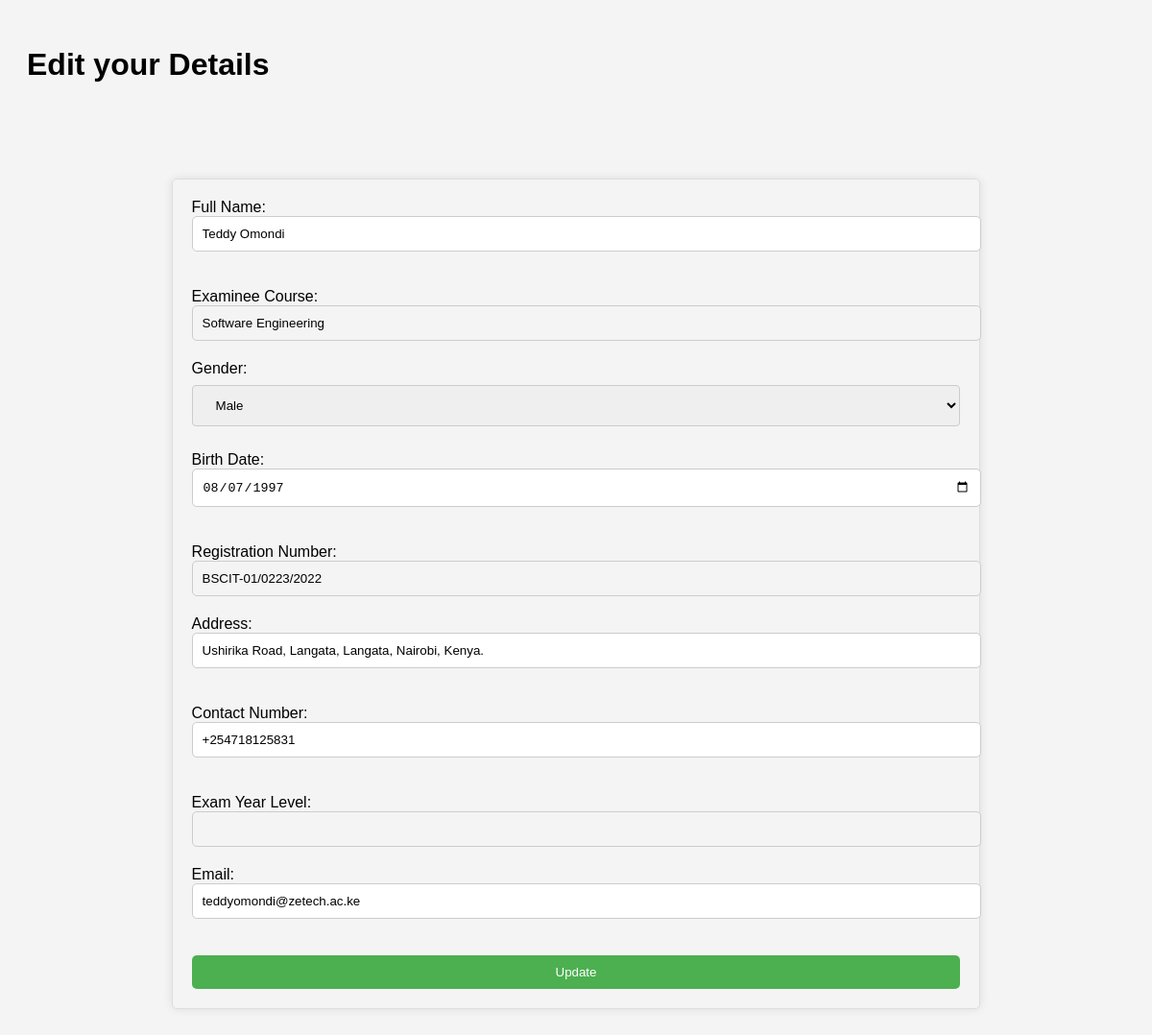
Screenshot of /pages/edit_examinee_info.php (signed in) with the database file from the repository.
### tables this page shows
CREATE TABLE `examinee_tbl` (
  `exmne_id` int(11) NOT NULL,
  `exmne_fullname` varchar(1000) NOT NULL,
  `exmne_course` varchar(1000) NOT NULL,
  `exmne_gender` varchar(1000) NOT NULL,
  `exmne_birthdate` varchar(1000) NOT NULL,
  `reg_no` varchar(255) NOT NULL,
  `address` varchar(255) NOT NULL,
  `contact_no` varchar(20) NOT NULL,
  `exmne_year_level` varchar(1000) NOT NULL,
  `exmne_email` varchar(1000) NOT NULL,
  `exmne_password` varchar(1000) NOT NULL,
  `exmne_status` varchar(1000) NOT NULL DEFAULT 'active',
  `last_login` timestamp NOT NULL DEFAULT CURRENT_TIMESTAMP ON UPDATE CURRENT_TIMESTAMP
);

### pages/edit_examinee_info.php (the view, shortened to what this page needs)
<!DOCTYPE html>
<html lang="en">
<head>
</head>
<body>
<div class="app-main__outer">
        <div class="app-main__inner">
        <h1 class = "text-center">Edit your Details</h1>
    <form action="pages/update_examinee_info.php" method="post">
    <?php
require_once('database.php');
        if (isset($_SESSION['reg_no'])) {
            $reg_no = $_SESSION['reg_no'];
            $sql = "SELECT * FROM examinee_tbl WHERE reg_no = '$reg_no'";
            $result = $conn->query($sql);
            if ($result) {
                $row = $result->fetch_assoc();
                if ($row) {
                    echo '<label for="fullname">Full Name:</label><br>';
                    echo '<input type="text" id="fullname" name="fullname" value="' . $row['exmne_fullname'] . '" required><br><br>';
                    echo '<label for="course">Examinee Course:</label><br>';
                    echo '<input type="text" id="course" name="course" value="' . $row['exmne_course'] . '"  readonly title="You are not allowed to edit this field!><br><br>';
                    echo '<label for="gender">Gender:</label><br>';
                    echo '<select id="gender" name="gender" required>';
                    echo '<option value="Male" ' . ($row['exmne_gender'] === 'Male' ? 'selected' : '') . '>Male</option>';
                    echo '</select><br><br>';
                    echo '<label for="birthdate">Birth Date:</label><br>';
                    echo '<input type="date" id="birthdate" name="birthdate" value="' . $row['exmne_birthdate'] . '" required><br><br>';
                    echo '<label for="reg_no">Registration Number:</label><br>';
                    echo '<input type="text" id="reg_no" name="reg_no" value="' . $row['reg_no'] . '"  readonly title="You are not allowed to edit this field!><br><br>';
                    echo '<label for="address">Address:</label><br>';
                    echo '<input type="text" id="address" name="address" value="' . $row['address'] . '" required><br><br>';
                    echo '<label for="contact_no">Contact Number:</label><br>';
                    echo '<input type="text" id="contact_no" name="contact_no" value="' . $row['contact_no'] . '" required><br><br>';
                    echo '<label for="year_level">Exam Year Level:</label><br>';
                    echo '<input type="text" id="year_level" name="year_level" value="' . $row['exmne_year_level'] . '"  readonly title="You are not allowed to edit this field!><br><br>';
                    echo '<label for="email">Email:</label><br>';
                    echo '<input type="email" id="email" name="email" value="' . $row['exmne_email'] . '" required><br><br>';
                    echo '<input type="submit" value="Update">';
                } else {
                    echo "Examinee information not found.";
                }
            } else {
                echo "Error: " . $sql . "<br>" . $conn->error;
            }
        } else {
            echo "User not logged in.";
        }
        ?>
    </form>
    </div>
    </div>
</body>
</html>

### pages/edit_examinee_info.php (style rules this page uses)
body { font-family: Arial, sans-serif; background-color: #f4f4f4; padding: 20px; }
form { margin: auto; margin-top: 100px; padding: 20px; border: 1px solid #ddd; border-radius: 5px; width: 70%; font-family: Arial, sans-serif; box-shadow: 0 0 10px rgba(0, 0, 0, 0.1); }
input[type="text"], input[type="email"], input[type="date"] { width: 100%; padding: 10px; margin-bottom: 20px; border: 1px solid #ccc; border-radius: 5px; }
input[type="submit"] { width: 100%; padding: 10px; background-color: #4CAF50; color: #fff; border: none; border-radius: 5px; cursor: pointer; }
input[readonly] { background-color: #f4f4f4; }
select { width: 100%; padding: 12px 20px; margin: 8px 0; display: inline-block; border: 1px solid #ccc; border-radius: 4px; box-sizing: border-box; }

### rows the page displays
examinee_tbl: fullname "Teddy Omondi", course "Software Engineering", birthdate "08/07/1997", reg_no "BSCIT-01/0223/2022", address "Ushirika Road, Langata, Langata, Nairobi, Kenya.", contact_no "+254718125831", email "teddyomondi@zetech.ac.ke"
